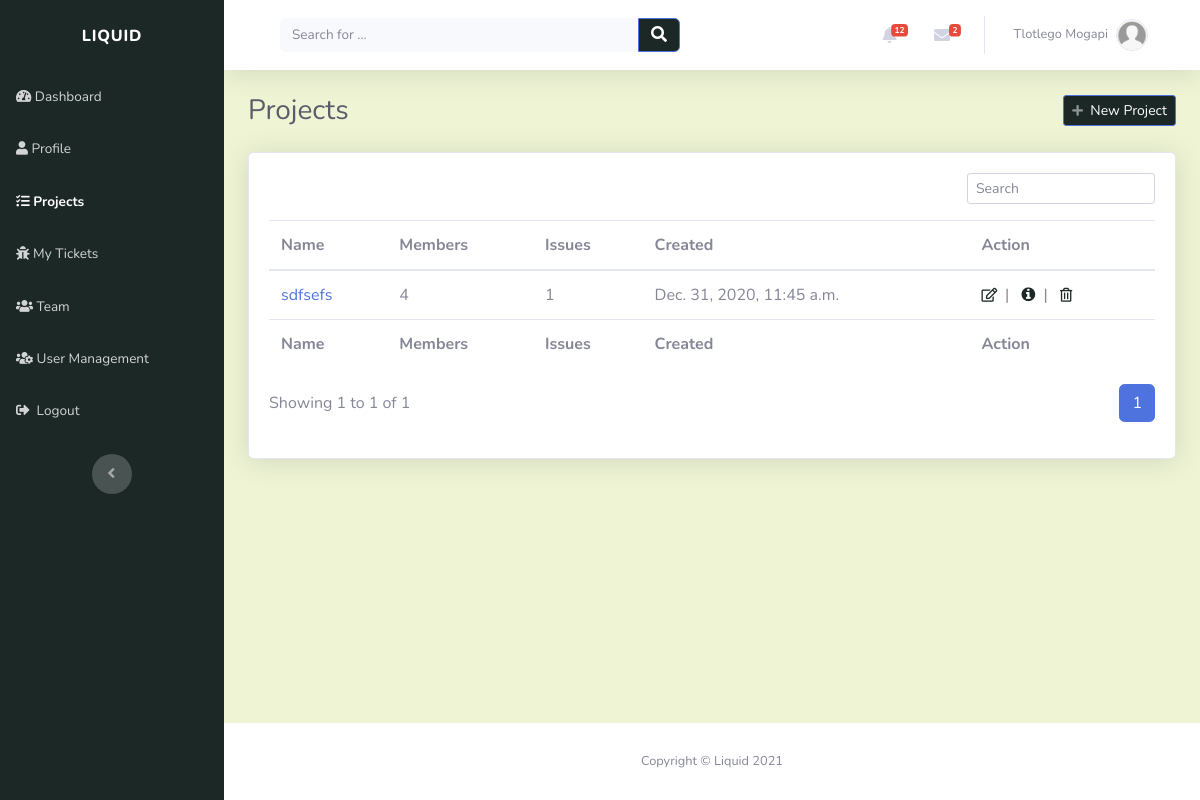
The page /projects/ (signed in) on the database as committed earlier.
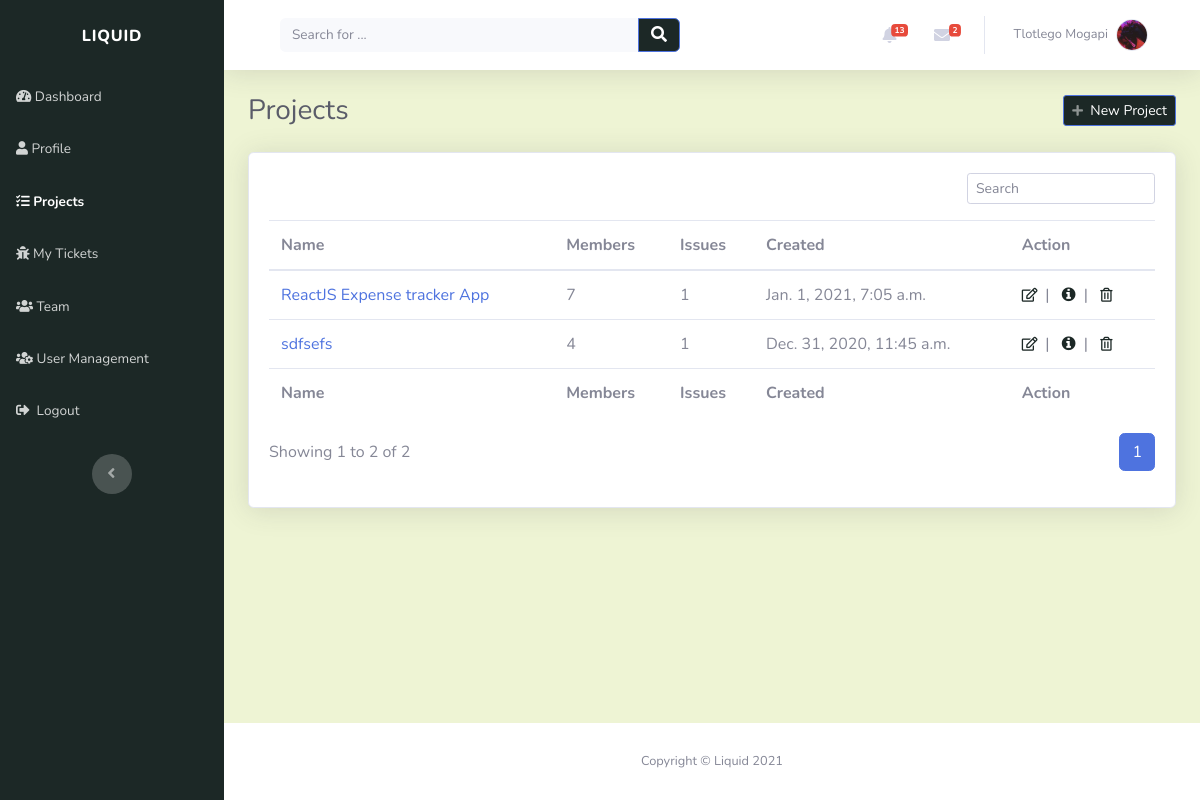
The same page on the database as committed later.
### account/models.py (models this page shows, shortened)
class Profile(models.Model):
    user = models.OneToOneField(settings.AUTH_USER_MODEL, on_delete=models.CASCADE, unique=True)
    profile_picture = models.ImageField(default='profile_images/default.jpg', upload_to='profile_images', blank=True)
    website = models.URLField(blank=True)
    first_name = models.CharField(max_length=30, blank=True)
    last_name = models.CharField(max_length=30, blank=True)
    address = models.CharField(max_length=50, blank=True)
    city = models.CharField(max_length=50, blank=True)
    country = models.CharField(max_length=50, blank=True)
    slug = models.SlugField(unique=True, blank=True)

### projects/models.py (models this page shows)
class Project(models.Model):
    name = models.CharField(max_length=50, unique=True)
    description = models.CharField(max_length=200)
    created_on = models.DateTimeField(verbose_name="date created", auto_now_add=True)
    created_by = models.ForeignKey(Profile, on_delete=models.CASCADE)
    slug = models.SlugField(unique=True, blank=True)
    def __str__(self):
        return self.name

### projects/views.py (the view)
# urls.py: path('', views.projects_view, name="projects_page"),
@login_required(login_url='login_page')
def projects_view(request):
    context = {}
    user = request.user
    profile = get_object_or_404(Profile, user=user)
    if user.is_admin:
        projects = Project.objects.all().order_by('-created_on')
    else:
        project_roles = ProjectRole.objects.filter(user=profile).order_by('-created_on')
        projects = [role.project for role in project_roles]
    page = request.GET.get('page', 1)
    projects_paginator = Paginator(projects, PROJECTS_PER_PAGE)
    try:
        projects = projects_paginator.page(page)
    except PageNotAnInteger:
        projects = projects_paginator.page(PROJECTS_PER_PAGE)
    except EmptyPage:
        projects = projects_paginator.page(projects_paginator.num_pages)
    context['user_projects'] = projects
    return render(request, "projects/projects.html", context)

### index/custom_processors.py (called while the page is built)
def profile_processor(request):
    if request.user.is_authenticated:
        user = request.user
        user_profile = get_object_or_404(Profile, user=user)
        user_messages = DirectMessage.objects.filter(receiver=user_profile).order_by('-created_on')[:5]
        user_alerts = Alert.objects.filter(user=user_profile).order_by('-created_on')[:5]
        return {'profile': user_profile, 'direct_messages': user_messages, 'alerts': user_alerts}
    else:
        return{}

### projects/templates/projects/projects.html (shortened to what this page needs)
{% extends "index/header.html" %}
{% block content %}
<div class="d-sm-flex justify-content-between align-items-center mb-4">
	<h3 class="text-dark mb-0">Projects</h3>
	{% if request.user.is_admin %}
	<a class="btn btn-primary btn-sm d-none d-sm-inline-block" role="button" href="{% url 'add_project' %}"
		style="background: rgb(28, 40, 38)">
		<em class="fas fa-plus fa-sm text-white-50"></em>
		&nbsp;New Project
	</a>
	{% endif %}
</div>
<div class="card shadow">
	<div class="card-body">
		<div class="row">
			<div class="col-md-12">
				<div class="text-md-right dataTables_filter" id="dataTable_filter">
					<label><input type="search" class="form-control form-control-sm" aria-controls="dataTable"
							placeholder="Search" /></label>
				</div>
			</div>
		</div>
		{% if user_projects %}
		<div class="table-responsive table mt-2" id="dataTable" role="grid" aria-describedby="dataTable_info">
			<table class="table my-0" id="dataTable" aria-describedby="projects">
				<thead>
					{% include "projects/snippets/table_header.html" %}
				</thead>
				<tbody>
					{% for project in user_projects %} {% include "projects/snippets/project.html" %} {%endfor%}
				</tbody>
				<tfoot>
					{% include "projects/snippets/table_header.html" %}
				</tfoot>
			</table>
		</div>
		{% include "projects/snippets/pagination.html" with projects=user_projects %}
		{% else %}
		<div style="padding-top: 20px" class="text-center">
			<p><strong>You have no projects.</strong></p>
		</div>
		{% endif %}
	</div>
</div>
{% endblock %}

### index/templates/index/snippets/navbar.html (shortened to what this page needs)
<nav
	class="navbar navbar-light navbar-expand bg-white shadow mb-4 topbar static-top"
	style="background: rgb(238, 244, 212)"
>
	<div class="container-fluid">
		<div class="container-fluid">
			<form
				method="GET"
				action="{% url 'index_page' %}"
				target="_self"
				class="form-inline d-none d-sm-inline-block mr-auto ml-md-3 my-2 my-md-0 mw-100 navbar-search"
			>
				<div class="input-group">
					<input
						class="bg-light form-control border-0 small"
						type="search"
						placeholder="Search for ..."
						value="{{query}}"
						name="q"
					/>
					<div class="input-group-append">
						<button class="btn btn-primary py-0" type="submit" style="background: rgb(28, 40, 38)">
							<em class="fas fa-search"></em>
						</button>
					</div>
				</div>
			</form>
			<ul class="nav navbar-nav flex-nowrap ml-auto">
				<li class="nav-item dropdown no-arrow mx-1">
					<div class="nav-item dropdown no-arrow">
						<a class="dropdown-toggle nav-link" data-toggle="dropdown" aria-expanded="false" href="#"
							>{% if alerts %}<span class="badge badge-danger badge-counter"
								>{{profile.alert_set.all.count}}</span
							>
							{%endif%}<em class="fas fa-bell fa-fw"></em
						></a>
					</div>
				</li>
				<li class="nav-item dropdown no-arrow mx-1">
					<div class="nav-item dropdown no-arrow">
						<a class="dropdown-toggle nav-link" data-toggle="dropdown" aria-expanded="false" href="#"
							><em class="fas fa-envelope fa-fw"></em>{% if direct_messages %}<span
								class="badge badge-danger badge-counter"
								>{{profile.direct_messages.all.count}}</span
							>{%endif%}</a
						>
					</div>
				</li>
				<li class="nav-item dropdown no-arrow">
					<div class="nav-item dropdown no-arrow">
						<a class="dropdown-toggle nav-link" data-toggle="dropdown" aria-expanded="false" href="#"
							><span class="d-none d-lg-inline mr-2 text-gray-600 small">
								{% if profile.first_name and profile.last_name %} {{profile.first_name}}
								{{profile.last_name}} {% else %} {{user}} {%endif%}
							</span>
							<img
								class="border rounded-circle img-profile"
								src="{{profile.profile_picture.url}}"
								alt="user image"
							/>
						</a>
					</div>
				</li>
			</ul>
		</div>
	</div>
</nav>

### projects/templates/projects/snippets/project.html
<tr style="white-space: nowrap">
	<td><a href="{% url 'view_project' project.slug %}">{{ project | truncatechars:40 }}</a></td>
	<td>{{ project.projectrole_set.all.count }}</td>
	<td>{{ project.tickets.all.count }}</td>
	<td>{{ project.created_on }}</td>
	<td>{% include "projects/snippets/project_action.html" %}</td>
</tr>

### projects/templates/projects/snippets/project_action.html
{% if request.user.is_admin %}
<a role="button" href="{% url 'edit_project' project.slug %}" style="color: rgb(28, 40, 38)" title="Edit"
	><em class="far fa-edit fa-sm">&nbsp</em></a
>
 |&nbsp&nbsp{% endif %}
<a role="button" href="{% url 'view_project' project.slug %}" style="color: rgb(28, 40, 38)" title="More information"
	><em class="fa fa-info-circle">&nbsp</em></a
>
{% if request.user.is_admin %} |&nbsp&nbsp
<a role="button" href="{% url 'delete_project' project.slug %}" style="color: rgb(28, 40, 38)" title="Delete"
	><em class="far fa-trash-alt fa-sm">&nbsp</em></a
>
{% endif %}

Rows that differ between the two databases and show on the page:
changed Profile "Tlotlego": alert_set.all.count "12" → "13"; profile_picture: picture added in place of a placeholder
added Project: name "ReactJS Expense tracker App", projectrole_set.all.count "7", tickets.all.count "1", created_on "Jan. 1, 2021, 7:05 a.m."
Other text that changed with them:
{{ projects.end_index }}: "1" → "2"
{{ projects.paginator.count }}: "1" → "2"
